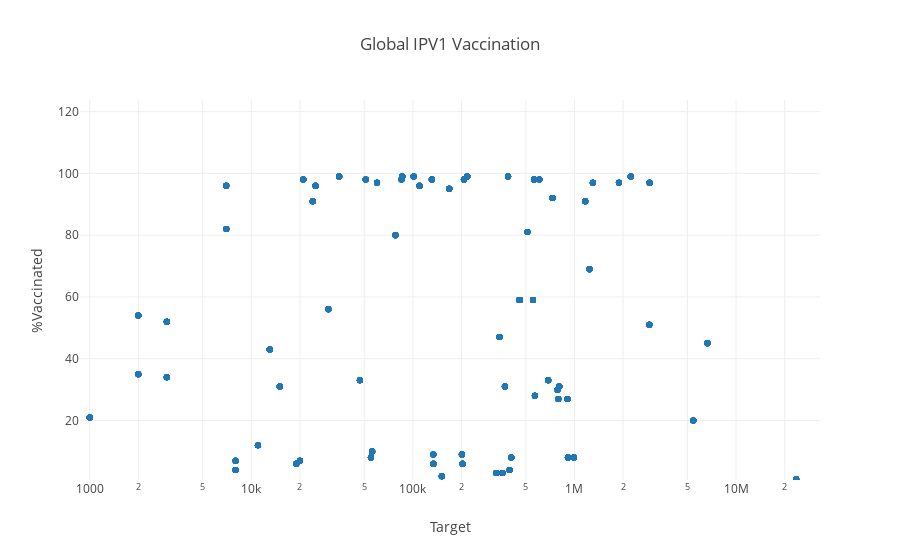

Notebook code for this chart:
### Code cell
for year in years:
    # Make a frame for each year
    frame = {'data': [], 'name': str(year)}
    
    # Make a trace for each frame
    trace = {
        'x': grid.loc[grid['key']==col_name_template.format(
            year=year, header=x_column
        ), 'value'].values[0],
        'y': grid.loc[grid['key']==col_name_template.format(
            year=year, header=y_column
        ), 'value'].values[0],
        'mode': 'markers',
        'text': grid.loc[grid['key']==col_name_template.format(
            year=year, header=bubble_column
        ), 'value'].values[0],
        'type': 'scatter'
    }
    # Add trace to the frame
    frame['data'].append(trace)
    # Add frame to the figure
    figure['frames'].append(frame) 

plotly.offline.iplot(figure, config={'scrollzoom': True})

### Figure 1 — Plotly figure (JSON) as saved in the notebook; plotly's stock layout.template omitted (floating-point values rounded to 4 significant figures; data arrays with more than 128 entries replaced by an {"elided": "..."} marker saying what was removed)
{"data": [{"mode": "markers", "text": {"elided": "1540 str values"}, "type": "scatter", "uid": "fdc96a42-a5b2-4464-ab62-194571c5849a", "x": {"elided": "1540 int values"}, "y": {"elided": "1540 int values"}}], "layout": {"hovermode": "closest", "showlegend": false, "title": {"text": "Global IPV1 Vaccination"}, "xaxis": {"range": [2.94, 7.52], "title": {"text": "Target"}, "type": "log"}, "yaxis": {"range": [0.75, 123.8], "title": {"text": "%Vaccinated"}}}}
